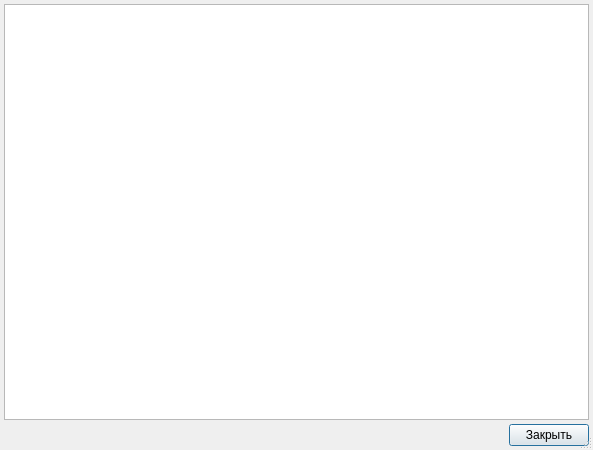
<?xml version="1.0" encoding="UTF-8"?>
<ui version="4.0">
 <class>DbfViewDialog</class>
 <widget class="QDialog" name="DbfViewDialog">
  <property name="windowModality">
   <enum>Qt::ApplicationModal</enum>
  </property>
  <property name="geometry">
   <rect>
    <x>0</x>
    <y>0</y>
    <width>593</width>
    <height>450</height>
   </rect>
  </property>
  <property name="windowTitle">
   <string>Просмотр DBF файла</string>
  </property>
  <property name="sizeGripEnabled">
   <bool>true</bool>
  </property>
  <property name="modal">
   <bool>true</bool>
  </property>
  <layout class="QGridLayout">
   <property name="margin">
    <number>4</number>
   </property>
   <property name="spacing">
    <number>4</number>
   </property>
   <item row="0" column="0">
    <widget class="CTableView" name="tblDbf">
     <property name="whatsThis">
      <string comment="ура!"/>
     </property>
     <property name="tabKeyNavigation">
      <bool>false</bool>
     </property>
     <property name="alternatingRowColors">
      <bool>true</bool>
     </property>
    </widget>
   </item>
   <item row="1" column="0">
    <layout class="QHBoxLayout">
     <property name="spacing">
      <number>4</number>
     </property>
     <property name="margin">
      <number>0</number>
     </property>
     <item>
      <widget class="QStatusBar" name="statusBar">
       <property name="sizePolicy">
        <sizepolicy hsizetype="Preferred" vsizetype="Fixed">
         <horstretch>0</horstretch>
         <verstretch>0</verstretch>
        </sizepolicy>
       </property>
       <property name="toolTip">
        <string/>
       </property>
       <property name="whatsThis">
        <string/>
       </property>
       <property name="sizeGripEnabled">
        <bool>false</bool>
       </property>
      </widget>
     </item>
     <item>
      <widget class="QPushButton" name="btnCancel">
       <property name="whatsThis">
        <string>выйти из списка без выбора</string>
       </property>
       <property name="text">
        <string>Закрыть</string>
       </property>
      </widget>
     </item>
    </layout>
   </item>
  </layout>
 </widget>
 <customwidgets>
  <customwidget>
   <class>CTableView</class>
   <extends>QTableView</extends>
   <header>TableView.h</header>
  </customwidget>
 </customwidgets>
 <tabstops>
  <tabstop>tblDbf</tabstop>
  <tabstop>btnCancel</tabstop>
 </tabstops>
 <resources/>
 <connections>
  <connection>
   <sender>btnCancel</sender>
   <signal>clicked()</signal>
   <receiver>DbfViewDialog</receiver>
   <slot>reject()</slot>
   <hints>
    <hint type="sourcelabel">
     <x>587</x>
     <y>444</y>
    </hint>
    <hint type="destinationlabel">
     <x>119</x>
     <y>449</y>
    </hint>
   </hints>
  </connection>
 </connections>
</ui>
